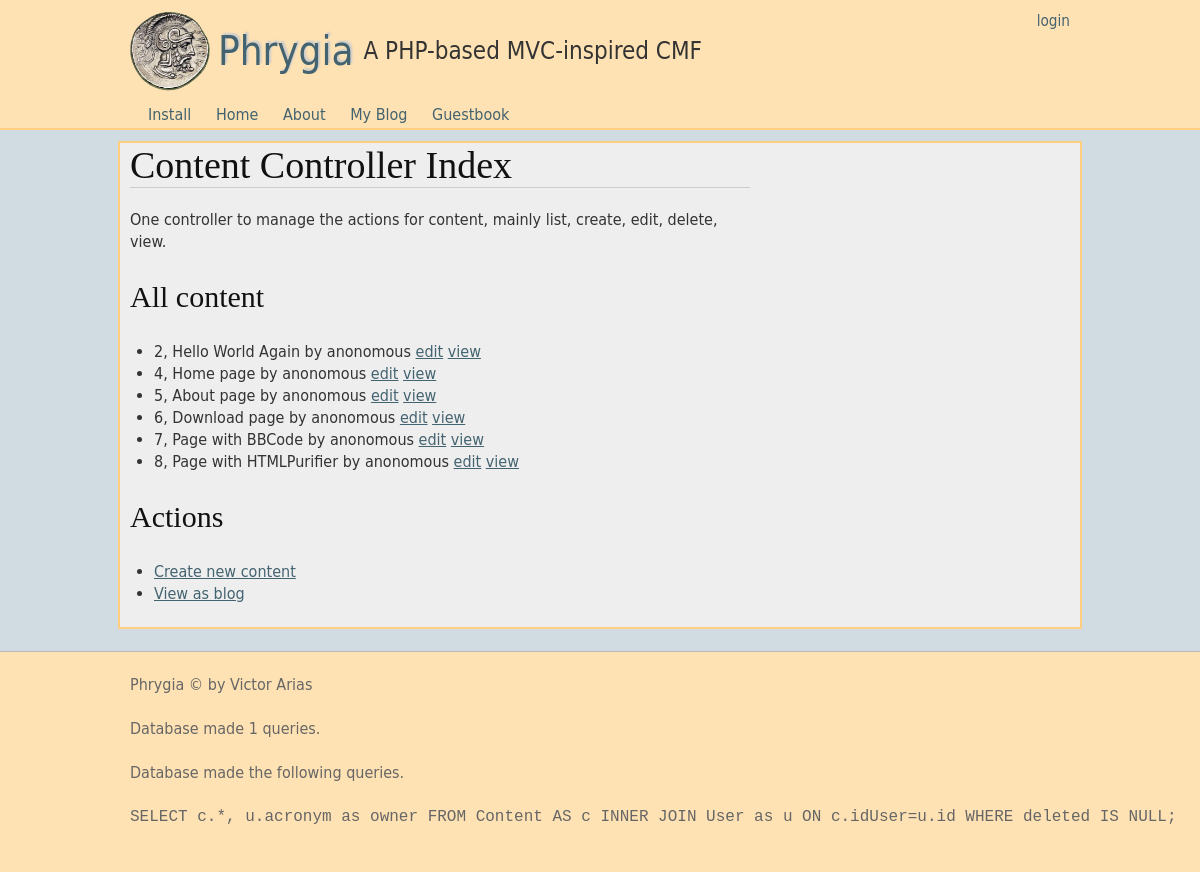
The page /content on the database as committed earlier.
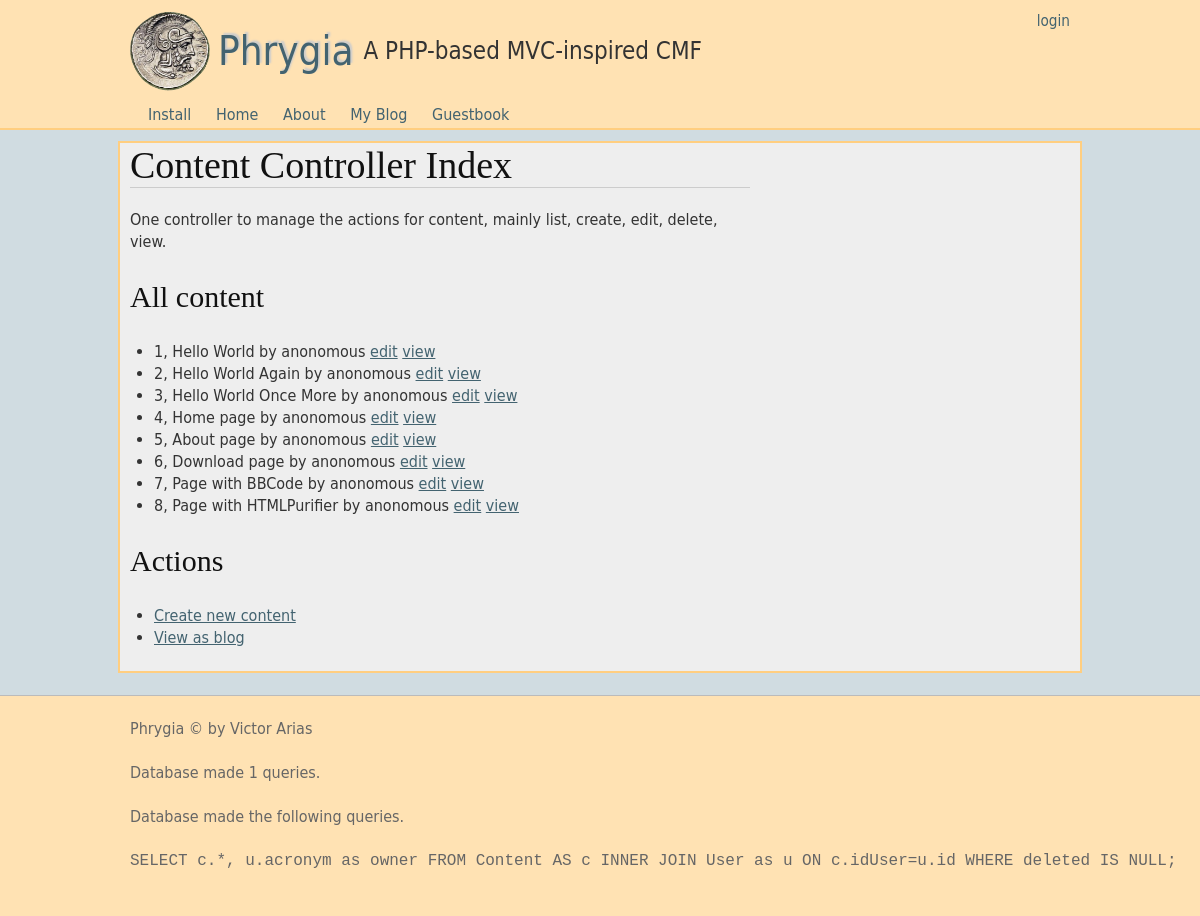
The same page on the database as committed later.
### tables this page shows
CREATE TABLE Content (id INTEGER PRIMARY KEY, key TEXT KEY, type TEXT, title TEXT, data TEXT, filter TEXT, idUser INT, created DATETIME default (datetime('now')), updated DATETIME default NULL, deleted DATETIME default NULL, FOREIGN KEY(idUser) REFERENCES User(id));

CREATE TABLE User (id INTEGER PRIMARY KEY, acronym TEXT KEY, name TEXT, email TEXT, algorithm TEXT, salt TEXT, password TEXT, created DATETIME default (datetime('now')), updated DATETIME default NULL);

### index.php (called while the page is built, shortened)
<?php
require(PHRYGIA_INSTALL_PATH.'/src/CPhrygia/bootstrap.php');
$phr = CPhrygia::Instance();
$phr->FrontControllerRoute();
$phr->ThemeEngineRender();

### src/CPhrygia/bootstrap.php (called while the page is built, shortened)
<?php
function autoload($aClassName) {
  $classFile = "/src/{$aClassName}/{$aClassName}.php";
   $file1 = PHRYGIA_SITE_PATH . $classFile;
   $file2 = PHRYGIA_INSTALL_PATH . $classFile;
}
function htmlent($str, $flags = ENT_COMPAT) {
  return htmlentities($str, $flags, CPhrygia::Instance()->config['character_encoding']);
}

### src/CRequest/CRequest.php (called while the page is built, shortened)
<?php
class CRequest {
   public function __construct($urlType=0) {
    $this->cleanUrl       = $urlType= 1 ? true : false;
  }
  public function Init($baseUrl = null, $routing=null) {
    $scriptName = $_SERVER['SCRIPT_NAME'];
    $currentUrl = $this->GetCurrentUrl();
    $parts        = parse_url($currentUrl);
    $baseUrl       = !empty($baseUrl) ? $baseUrl : "{$parts['scheme']}://{$parts['host']}" . (isset($parts['port']) ? ":{$parts['port']}" : '') . rtrim(dirname($scriptName), '/');
    $this->base_url      = rtrim($baseUrl, '/') . '/';
  }
  public function GetCurrentUrl() {
    $url = "http";
    $url .= (@$_SERVER["HTTPS"] == "on") ? 's' : '';
    $url .= "://";
    $serverPort = ($_SERVER["SERVER_PORT"] == "80") ? '' :
    (($_SERVER["SERVER_PORT"] == 443 && @$_SERVER["HTTPS"] == "on") ? '' : ":{$_SERVER['SERVER_PORT']}");
    $url .= $_SERVER["SERVER_NAME"] . $serverPort . htmlspecialchars($_SERVER["REQUEST_URI"]);
    return $url;
  }
public function CreateUrl($url=null, $method=null, $arguments=null) {
if(!empty($url) && (strpos($url, '://') || $url[0] == '/')) {
return $url;
}
    $prepend = $this->base_url;
    $url = trim($url, '/');
    $method = empty($method) ? null : '/' . trim($method, '/');
    $arguments = empty($arguments) ? null : '/' . trim($arguments, '/');
    return $prepend . rtrim("$url$method$arguments", '/');
  }
}

### themes/functions.php (called while the page is built, shortened)
<?php
function render_views($region='default') {
  return CPhrygia::Instance()->views->Render($region);
}
function create_url($urlOrController=null, $method=null, $arguments=null) {
  return CPhrygia::Instance()->CreateUrl($urlOrController, $method, $arguments);
}
function esc($str) {
  return htmlEnt($str);
}

### src/CMDatabase/CMDatabase.php (called while the page is built, shortened)
<?php
class CMDatabase {
  private $db = null;
  public function __construct($dsn, $username = null, $password = null, $driver_options = null) {
    $this->db = new PDO($dsn, $username, $password, $driver_options);
    $this->db->SetAttribute(PDO::ATTR_ERRMODE, PDO::ERRMODE_EXCEPTION);
  }
  public function ExecuteSelectQueryAndFetchAll($query, $params=array()){
    $this->stmt = $this->db->prepare($query);
    $this->stmt->execute($params);
    return $this->stmt->fetchAll(PDO::FETCH_ASSOC);
  }
}

### src/CMContent/CMContent.php (called while the page is built, shortened)
<?php
class CMContent extends CObject implements IHasSQL, ArrayAccess, IModule {
  public static function SQL($key=null, $args=null) {
  	$order_order = isset($args['order-order']) ? $args['order-order'] : 'ASC';
    $order_by = isset($args['order-by']) ? $args['order-by'] : 'id';
    $queries = array(
      'drop table content' => "DROP TABLE IF EXISTS Content;",
      'create table content' => "CREATE TABLE IF NOT EXISTS Content (id INTEGER PRIMARY KEY, key TEXT KEY, type TEXT, title TEXT, data TEXT, filter TEXT, idUser INT, created DATETIME default (datetime('now')), updated DATETIME default NULL, deleted DATETIME default NULL, FOREIGN KEY(idUser) REFERENCES User(id));",
      'insert content' => 'INSERT INTO Content (key,type,title,data,filter,idUser) VALUES (?,?,?,?,?,?);',
      'select * by id' => 'SELECT c.*, u.acronym as owner FROM Content AS c INNER JOIN User as u ON c.idUser=u.id WHERE c.id=? AND deleted IS NULL;',
      'select * by key' => 'SELECT c.*, u.acronym as owner FROM Content AS c INNER JOIN User as u ON c.idUser=u.id WHERE c.key=? AND deleted IS NULL;',
      'select * by type' => "SELECT c.*, u.acronym as owner FROM Content AS c INNER JOIN User as u ON c.idUser=u.id WHERE type=? AND deleted IS NULL ORDER BY {$order_by} {$order_order};",
      'select *' => 'SELECT c.*, u.acronym as owner FROM Content AS c INNER JOIN User as u ON c.idUser=u.id WHERE deleted IS NULL;',
      'update content' => "UPDATE Content SET key=?, type=?, title=?, data=?, filter=?, updated=datetime('now') WHERE id=?;",
      'update content as deleted' => "UPDATE Content SET deleted=datetime('now') WHERE id=?;",
     );
    return $queries[$key];
  }
  public function ListAll($args=null) {
    try {
      if(isset($args) && isset($args['type'])) {
        return $this->db->ExecuteSelectQueryAndFetchAll(self::SQL('select * by type', $args), array($args['type']));
      } else {
        return $this->db->ExecuteSelectQueryAndFetchAll(self::SQL('select *', $args));
      }
    } catch(Exception $e) {
      echo $e;
      return null;
    }
  }
}

### src/CCContent/CCContent.php (called while the page is built, shortened)
<?php
class CCContent extends CObject implements IController {
  public function Index() {
    $content = new CMContent();
    $this->views->SetTitle('Content Controller')
                ->AddInclude(__DIR__ . '/index.tpl.php', array(
                  'contents' => $content->ListAll(),
                ));
  }
}

### src/CCContent/index.tpl.php (the view)
<h1>Content Controller Index</h1>
<p>One controller to manage the actions for content, mainly list, create, edit, delete, view.</p>
<h2>All content</h2>
<?php if($contents != null):?>
  <ul>
  <?php foreach($contents as $val):?>
    <li><?=$val['id']?>, <?=esc($val['title'])?> by <?=$val['owner']?> <a href='<?=create_url("content/edit/{$val['id']}")?>'>edit</a> <a href='<?=create_url("page/view/{$val['id']}")?>'>view</a>
  <?php endforeach; ?>
  </ul>
<?php else:?>
  <p>No content exists.</p>
<?php endif;?>
<h2>Actions</h2>
<ul>
  <li><a href='<?=create_url('content/create')?>'>Create new content</a>
  <li><a href='<?=create_url('blog')?>'>View as blog</a>
</ul>

### src/CPhrygia/CPhrygia.php (shortened to what the changed rows need)
<?php
class CPhrygia implements ISingleton {
	private static $instance = null;
	public $config = null;
	public $request = null;
	public $data = null;
	public $views;
	public $user;
  protected function __construct() {
    $this->views = new CViewContainer();
    $this->user = new CMUser($this);
  }
  public static function Instance() {
    if(self::$instance == null) {
      self::$instance = new CPhrygia();
    }
    return self::$instance;
  }
  public function FrontControllerRoute() {
    $this->request = new CRequest();
    $this->request->Init($this->config['base_url'], $this->config['routing']);
    $controller = $this->request->controller;
    $method     = $this->request->method;
    $arguments  = $this->request->arguments;
    $controllerExists    = isset($this->config['controllers'][$controller]);
    $controllerEnabled    = false;
    $className             = false;
    $classExists           = false;
    if($controllerExists) {
    	foreach($this->config['controllers'][$controller]['enabled'] as $val) {
    		if($this->user->HasRole($val) || $val =='anon'){
    		$controllerEnabled    =  true;
    		}
      	}
      $className               = $this->config['controllers'][$controller]['class'];
      $classExists           = class_exists($className);
    }
    if($controllerExists && $controllerEnabled && $classExists) {
      $rc = new ReflectionClass($className);
      if($rc->implementsInterface('IController')) {
      	  $formattedMethod = str_replace(array('_', '-'), '', $method);
        if($rc->hasMethod($formattedMethod)) {
          $controllerObj = $rc->newInstance();
          $methodObj = $rc->getMethod($formattedMethod);
          $methodObj->invokeArgs($controllerObj, $arguments);
        } else {
          die("404. " . get_class() . ' error: Controller does not contain method.');
        }
      } else {
        die('404. ' . get_class() . ' error: Controller does not implement interface IController.');
      }
    }
    else {
      die('404. Page is not found.');
    }
  }
  public function ThemeEngineRender() {
    $themePath  = PHRYGIA_INSTALL_PATH . '/' . $this->config['theme']['path'];
    $parentPath = null;
    if(isset($this->config['theme']['parent'])) {
      $parentPath = PHRYGIA_INSTALL_PATH . '/' . $this->config['theme']['parent'];
    }
    $this->data['stylesheet'] = $this->config['theme']['stylesheet'];
    if(is_array($this->config['theme']['menu_to_region'])) {
      foreach($this->config['theme']['menu_to_region'] as $key => $val) {
        $this->views->AddString($this->DrawMenu($key), null, $val);
      }
    }
    include(PHRYGIA_INSTALL_PATH . '/themes/functions.php');
    if($parentPath) {
      if(is_file("{$parentPath}/functions.php")) {
        include "{$parentPath}/functions.php";
      }
    }
    extract($this->data);
    extract($this->views->GetData());
    $templateFile = (isset($this->config['theme']['template_file'])) ? $this->config['theme']['template_file'] : 'default.tpl.php';
    if(is_file("{$themePath}/{$templateFile}")) {
      include("{$themePath}/{$templateFile}");
    } else if(is_file("{$parentPath}/{$templateFile}")) {
      include("{$parentPath}/{$templateFile}");
    } else {
      throw new Exception('No such template file.');
    }
  }
public function CreateUrl($urlOrController=null, $method=null, $arguments=null) {
    return $this->request->CreateUrl($urlOrController, $method, $arguments);
  }
  public function DrawMenu($menu) {
    $items = null;
    if(isset($this->config['menus'][$menu])) {
      foreach($this->config['menus'][$menu] as $val) {
        $selected = null;
        $items .= "<li><a {$selected} href='" . $this->CreateUrl($val['url']) . "'>{$val['label']}</a></li>\n";
      }
    } else {
      throw new Exception('No such menu.');
    }
    return "<ul class='menu {$menu}'>\n{$items}</ul>\n";
  }
}

### src/CViewContainer/CViewContainer.php (shortened to what the changed rows need)
<?php
class CViewContainer {
   private $views = array();
  public function AddInclude($file, $variables=array(), $region='default') {
    $this->views[$region][] = array('type' => 'include', 'file' => $file, 'variables' => $variables);
    return $this;
  }
  public function Render($region='default') {
    if(!isset($this->views[$region])) return;
    foreach($this->views[$region] as $view) {
      switch($view['type']) {
        case 'include': if(isset($view['variables'])) extract($view['variables']); include($view['file']); break;
        case 'string':  if(isset($view['variables'])) extract($view['variables']); echo $view['string']; break;
      }
    }
  }
  public function AddString($string, $variables=array(), $region='default') {
    $this->views[$region][] = array('type' => 'string', 'string' => $string, 'variables' => $variables);
    return $this;
  }
}

Rows that differ between the two databases and show on the page:
now on this page (row edited): content: id "1", title "Hello World", idUser.acronym "anonomous"
now on this page (row edited): content: id "3", title "Hello World Once More", idUser.acronym "anonomous"
